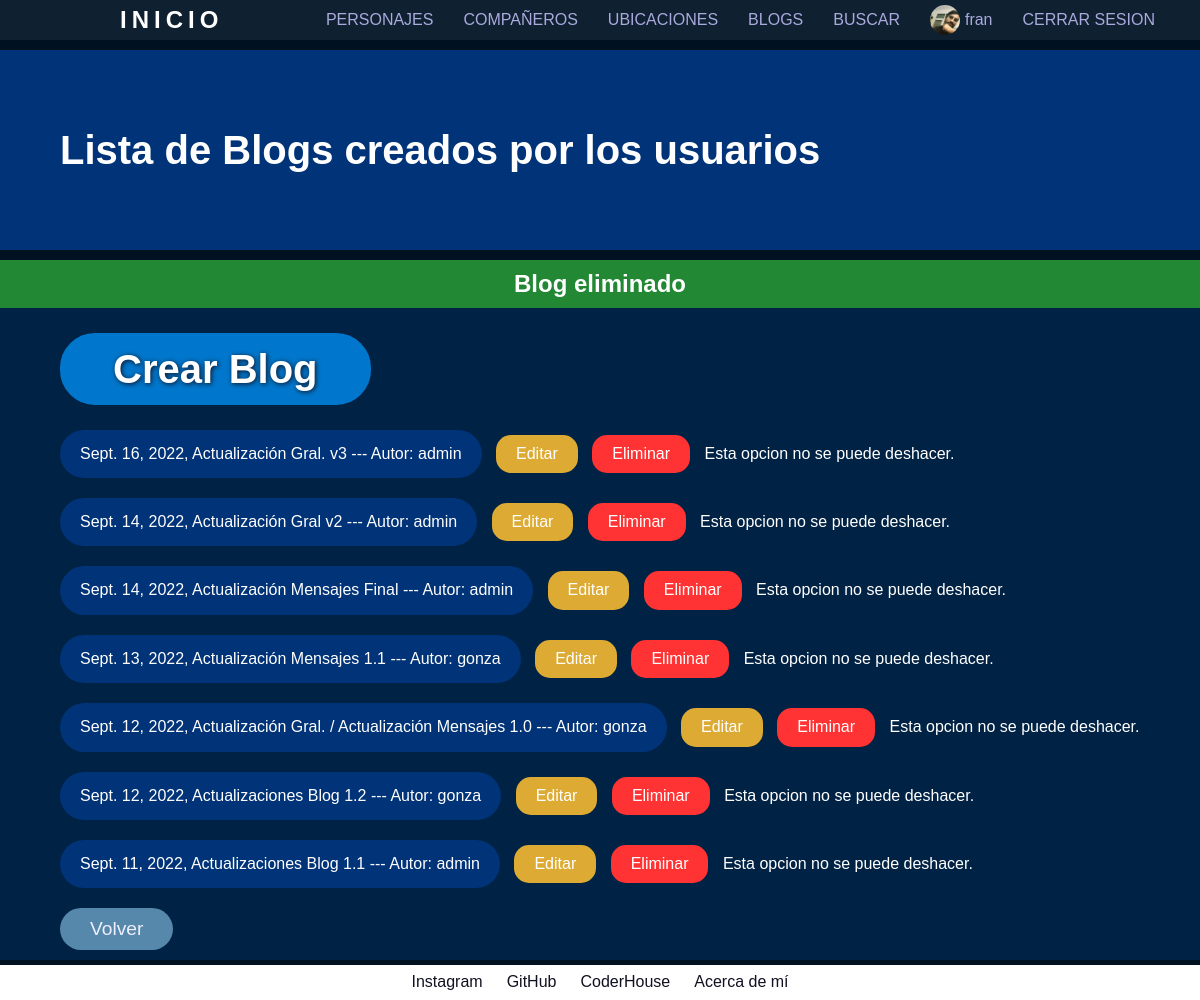
The app's page /AppPersonajes/listablog/borrarblog/3/ (signed in) with its own data.
### AppPersonajes/models.py (models this page shows, shortened)
class UserBlog(models.Model):
    username=models.CharField(max_length=50)
    titulo=models.CharField(max_length=50)
    subtitulo=models.CharField(max_length=100)
    fechapub=models.DateField(default=datetime.now)
    imagen=models.ImageField(upload_to='blogs', null=True, blank=True)
    texto=RichTextField(max_length=2000)

### AppPersonajes/views.py (the view)
# urls.py: path("listablog/borrarblog/<int:id>/", borrarBlog, name="borrarblog"),
@login_required
def borrarBlog(request, id):
    blog=UserBlog.objects.get(id=id)
    blog.delete()
    listablog=UserBlog.objects.all()
    return render(request, "App/listablog.html", {"listablog":listablog, "mensajecorrecto":"Blog eliminado", "imagen":obtenerAvatar(request)})

### AppPersonajes/views.py (called while the page is built)
@login_required
def obtenerAvatar(request):
    lista=Avatar.objects.filter(user=request.user)
    if len(lista)!=0:
        imagen=lista[0].imagen.url
    else:
        imagen=""
    return imagen

### AppPersonajes/templates/App/listablog.html (shortened to what this page needs)
{% extends "App/padre.html" %}
{% load static %}
{% block titulo_de_pagina %}
    <h1 class="titulotemplates">Lista de Blogs creados por los usuarios</h1>
{% endblock %}
{% block contenido_variable %}
    {% if mensajecorrecto %}
        <h2 class="mensaje-correcto-medio">{{ mensajecorrecto }}</h2>
    {% endif %}
    <div class="contenedor-liblogs">
        <a class="btn-crearblog" href="{% url 'crearblog' %}">Crear Blog</a>
        <div class="liblogs">
            {% for blog in listablog reversed %}
                <div class="blogs">
                    <a href="{% url 'blog' blog.id %}">{{ blog.fechapub }}, {{ blog.titulo }} --- Autor: {{ blog.username }}</a>
                    {% if request.user.is_superuser %}
                        <a class="editarblog" href="{% url 'editarblog' blog.id %}">Editar</a>
                        <a class="borrarblog" href="{% url 'borrarblog' blog.id %}">Eliminar</a> Esta opcion no se puede deshacer.
                    {% endif %}
                </div>
            {% endfor %}
        </div>
        <a class="btn_volver" href="{% url 'inicio' %}">Volver</a>
    </div>
{% endblock %}

### AppPersonajes/templates/App/padre.html (shortened to what this page needs)
<!DOCTYPE html>
<html lang="en">
    <head>
        {% load static %}
        <link href= "{% static '\App\css\style.css' %}" rel="stylesheet" />
        <link href="{% static '\App\css\normalize.css' %}" rel="stylesheet">
    </head>
    <body>
        <header>
            <a class="btn_inicio" href="{% url 'inicio' %}">INICIO</a>
            <nav class="barra_nav">
                <ul>
                    <li><a class="btn_ref" href="{% url 'personajes' %}">PERSONAJES</a></li>
                    <li><a class="btn_ref" href="{% url 'compañeros' %}">COMPAÑEROS</a></li>
                    <li><a class="btn_ref" href="{% url 'ubicaciones' %}">UBICACIONES</a></li>
                    <li><a class="btn_ref" href="{% url 'listablog' %}">BLOGS</a></li>
                    <li><a class="btn_ref" href="{% url 'busqueda' %}">BUSCAR</a></li>
                    {% if not request.user.is_authenticated %}
                        <li><a class="btn_ref register" href="{% url 'registrate' %}">REGISTRATE</a></li>
                        <li><a class="btn_ref login" href="{% url 'login' %}">INICIAR SESION</a></li>
                    {% else %}
                        <li><a class="btn_ref" href="{% url 'perfil' %}">
                            {% if imagen %}
                                <img class="img-nav" src="{{ imagen }}" alt="img-perfil" title="Foto perfil de {{ user.username }}">
                            {% endif %}{{ user.username }}
                        </a></li>
                        <li><a class="btn_ref logout" href="{% url 'logout' %}">CERRAR SESION</a></li>
                    {% endif %}
                </ul>
            </nav>
        </header>
            {% block titulo_de_pagina %} {%endblock %}
            {% block contenido_variable %} {% endblock %}
        <footer class="mis_datos">
            <a class="btn_links" target="_blank" href="https://www.instagram.com/gonnzad/">Instagram</a>
            <a class="btn_links" target="_blank" href="https://github.com/GonzaLandini">GitHub</a>
            <a class="btn_links" target="_blank" href="https://plataforma.coderhouse.com/perfil/627a75c68d262f0018d3725f">CoderHouse</a>
            <a class="btn_links" href="{% url 'aboutme' %}">Acerca de mí</a>
        </footer>
    </body>
</html>

### AppPersonajes/static/App/css/style.css (style rules this page uses)
* { color: #fff; text-decoration: none; }
body { background-color: #012; display: flex; flex-direction: column; font-family: sans-serif; }
header { background-color: #123e; display: flex; height: 40px; justify-content: space-between; left: 0; position: fixed; text-align: center; top: 0; width: 100%; z-index: 15; }
.titulotemplates { align-items: center; background-color: #037; color:#fff; display: flex; font-size: 2.5em; height: 200px; margin: 50px 0 10px 0; min-width: max-content; padding: 0 5%; width: 100%; }
.btn_inicio { font-size: 1.5em; font-weight: bold; letter-spacing: 5px; margin: auto; margin-left: 10%; transition: .3s; }
.barra_nav { margin: auto; margin-right: 2.5%; }
.barra_nav ul { display: flex; list-style: none; }
.barra_nav li { margin: auto; }
.img-nav { border-radius: 100%; height: 30px; margin-right: 5px; object-fit:cover; width: 30px; }
.btn_ref { align-items: center; display: flex; color: #aad; margin: 0 15px; min-width: max-content; transition: .3s; }
.mis_datos { background-color: #fff; bottom: 0px; color: #112; display: flex; height: 35px; justify-content: center; position: fixed; width: 100%; z-index: 5; }
.btn_links { color: #112; margin: auto 1%; }
.btn_volver { background-color: #58a; border-radius: 35px; color: #eef; display: flex; font-size: 1.2em; margin: 20px auto; padding: 10px 40px; transition: .3s; width: max-content; }
.mensaje-correcto-medio { background-color: #283; padding: 10px 0; text-align: center; }
.contenedor-liblogs { background-color: #024; margin-bottom: 40px; padding: 10px 5%; width: 100%; }
.contenedor-liblogs .btn-crearblog { background-color: #07c; border: solid #07c; border-radius: 35px; cursor: pointer; display: block; font-size: 2.5em; font-weight: bold; margin: 15px 0; padding: 10px 50px; text-align: center; text-shadow: 1px 1px 5px #112f; transition: .3s; width: max-content; }
.liblogs { display: flex; flex-direction: column; list-style: none; }
.blogs .editarblog { background-color: #da3; border: none; border-radius: 15px; color: #fff; cursor: pointer; font-size: 1em; margin: 0 0 0 10px; padding: 10px 20px; }
.blogs .borrarblog { background-color: #f33; border: none; border-radius: 15px; cursor: pointer; margin: 0 10px 0 10px; padding: 10px 20px; }
.liblogs a { background-color: #037; border-radius: 35px; display: inline-block; margin: 10px 0; padding: 15px 20px; transition: .2s; }
.contenedor-liblogs .btn_volver { margin: 10px 0 0; padding: 10px 30px; width: max-content; }

### records on screen
UserBlog: fechapub "Sept. 16, 2022", titulo "Actualización Gral. v3", username "admin"
UserBlog: fechapub "Sept. 14, 2022", titulo "Actualización Gral v2", username "admin"
UserBlog: fechapub "Sept. 14, 2022", titulo "Actualización Mensajes Final", username "admin"
UserBlog: fechapub "Sept. 13, 2022", titulo "Actualización Mensajes 1.1", username "gonza"
UserBlog: fechapub "Sept. 12, 2022", titulo "Actualización Gral. / Actualización Mensajes 1.0", username "gonza"
UserBlog: fechapub "Sept. 12, 2022", titulo "Actualizaciones Blog 1.2", username "gonza"
UserBlog: fechapub "Sept. 11, 2022", titulo "Actualizaciones Blog 1.1", username "admin"

### other values on screen
{{ user.username }} "fran"
{{ mensajecorrecto }} "Blog eliminado"
